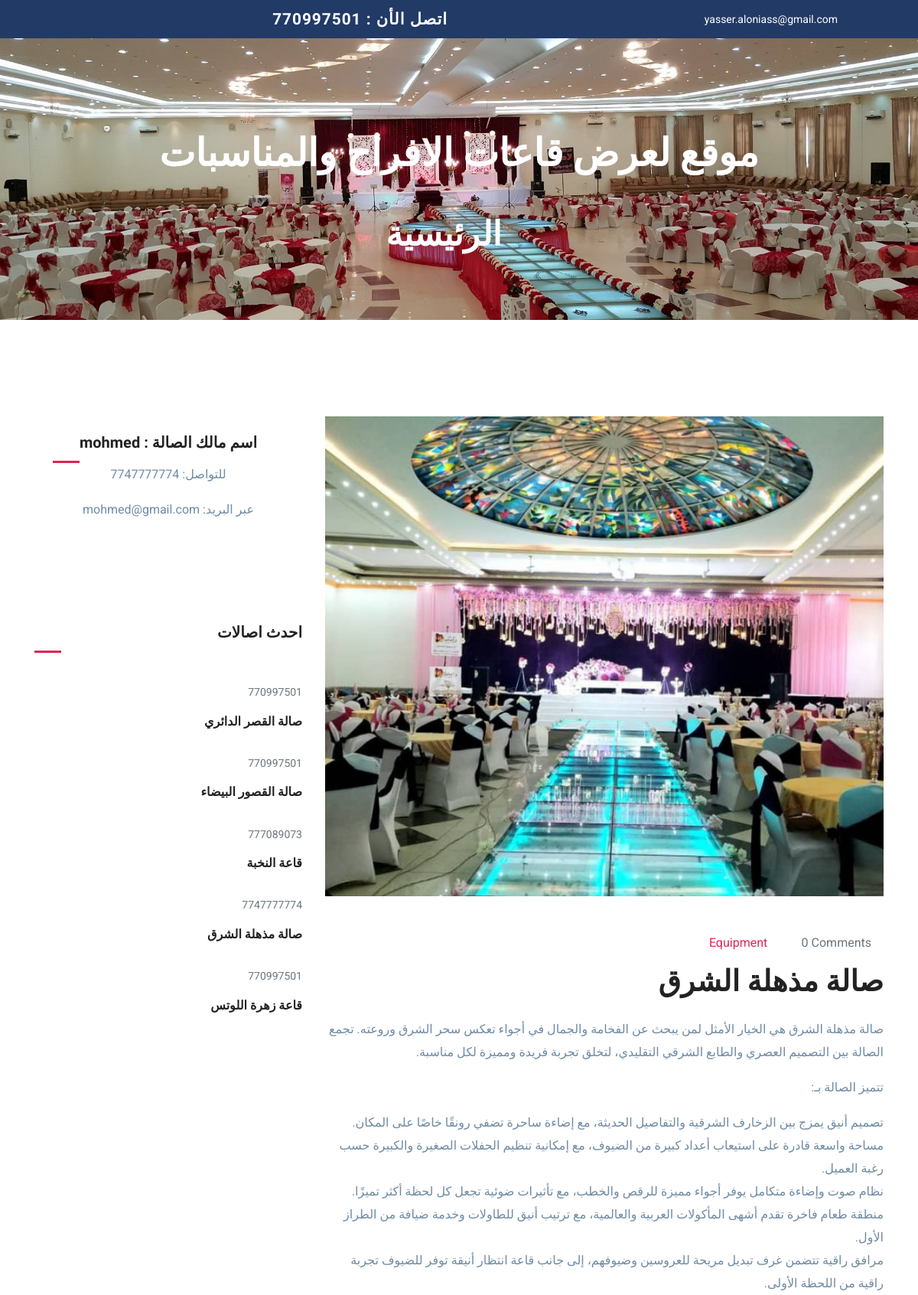
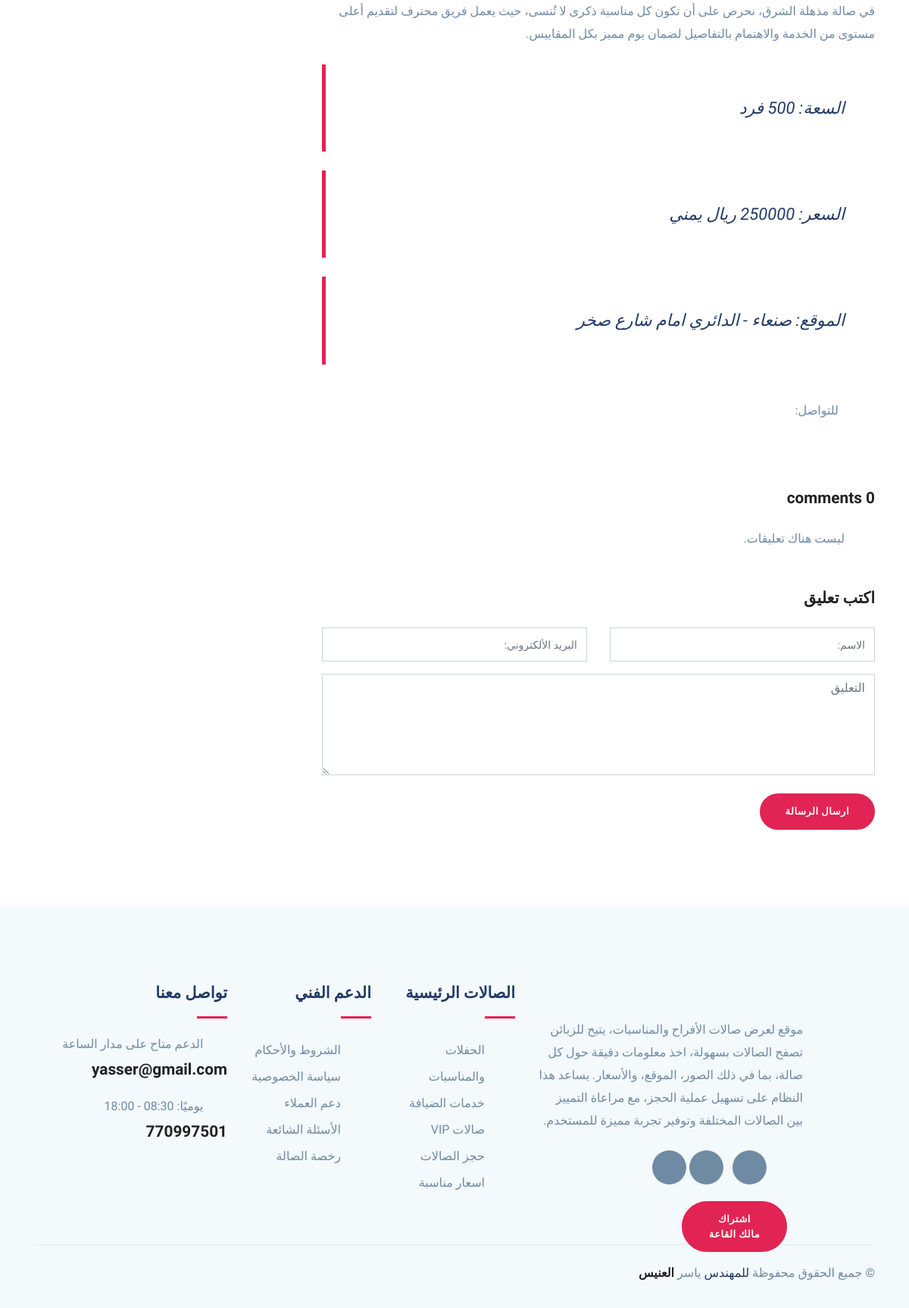
The app's page /5/ with its own data (2 pictures, top to bottom).
### Halls/models.py (models this page shows, shortened)
class Halls(models.Model):
    client = models.ForeignKey(Client, on_delete=models.CASCADE, related_name='halls')
    name = models.CharField(max_length=250)
    capacity = models.IntegerField()
    price = models.IntegerField()
    address = models.CharField(max_length=100)
    slug = models.SlugField(max_length=250, unique=True)
    body = models.TextField(default='Default Text', blank=True)
    photo = models.ImageField(upload_to='images/%Y', blank=True, null=True)
    active = models.BooleanField(default=False)
    created = models.DateTimeField(default=timezone.now)

class Client(models.Model):
    name = models.CharField(max_length=250)
    phone = models.CharField(max_length=15)
    email = models.EmailField(unique=True)
    password = models.CharField(max_length=180)

### Halls/views.py (the view)
# urls.py: path('<slug:slug>/', views.halls_detail, name='halls_detail'),
def halls_detail(request, slug):
    halls = get_object_or_404(Halls, slug=slug)
    shar = halls.shar.filter(active=True)
    form = SharForm()
    sidebar_halls = Halls.objects.filter(active=True).order_by('-created')[:5]
    return render(request, 'halls/post/detail.html', {
        'halls': halls,
        'shar': shar,
        'form': form,
        'sidebar_halls': sidebar_halls,
    })

### Halls/forms.py
class SharForm(forms.ModelForm):
    class Meta:
        model = Shar
        fields = ['name', 'email', 'body']

### Halls/templates/halls/post/detail.html (shortened to what this page needs)
{% extends "halls/base.html" %}
{% block content %}
<section class="section blog-wrap">
    <div class="container">
        <div class="row">
            <div class="col-lg-8">
                <div class="row">
                    <div class="col-lg-12 mb-5">
                        <div class="single-blog-item">
                            <br>
                            <div class="blog-thumb">
                                {% if halls.photo %}
                                    <img src="{{ halls.photo.url }}" alt="{{ halls.name }}" class="img-fluid">
                                {% endif %}
                            </div>
                            <div class="blog-item-content mt-5">
                                <div class="blog-item-meta mb-3">
                                    <span class="text-color-2 text-capitalize mr-3"><i class="icofont-book-mark mr-2"></i> Equipment</span>
                                    <span class="text-muted text-capitalize mr-3"><i class="icofont-comment mr-2"></i>
                                        {% with shar.count as total_shar %}
                                            {{ total_shar }} comment{{ total_shar|pluralize }}
                                        {% endwith %}
                                    </span>
                                </div>
                                <h2 class="mb-4 text-md">{{ halls.name }}</h2>
                                <p class="lead mb-4">{{ halls.body|linebreaks }}</p>
                                <blockquote class="quote">
                                    السعة: {{ halls.capacity }} فرد
                                </blockquote>
                                <blockquote class="quote">
                                    السعر: {{ halls.price }} ريال يمني
                                </blockquote>
							<blockquote class="quote">
                                الموقع: {{ halls.address }}
							</blockquote>
                                <div class="mt-5 clearfix">
                                    <ul class="float-right list-inline">
                                        <li class="list-inline-item"> للتواصل: </li>
                                        <li class="list-inline-item"><a href="#" target="_blank"><i class="icofont-facebook" aria-hidden="true"></i></a></li>
                                        <li class="list-inline-item"><a href="#" target="_blank"><i class="icofont-twitter" aria-hidden="true"></i></a></li>
                                        <li class="list-inline-item"><a href="#" target="_blank"><i class="icofont-pinterest" aria-hidden="true"></i></a></li>
                                        <li class="list-inline-item"><a href="#" target="_blank"><i class="icofont-linkedin" aria-hidden="true"></i></a></li>
                                    </ul>
                                </div>
                            </div>
                        </div>
                    </div>
                    <div class="col-lg-12">
                        <div class="comment-area mt-4 mb-5">
                            <h4 class="mb-4">
                                {% with shar.count as total_shar %}
                                    {{ total_shar }} comment{{ total_shar|pluralize }}
                                {% endwith %}
                            </h4>
                            <ul class="comment-tree list-unstyled">
                                {% for shar in shar %}
                                    <li>
                                        <div class="comment-area-box">
                                            <div class="comment-info">
                                                <h5 class="mb-1">{{ shar.name }}</h5>
                                                <span>{{ shar.email }}</span>
                                                <span class="date-comm">{{ shar.created|date:"M. d, Y" }}</span>
                                            </div>
                                            <div class="comment-meta mt-2">
                                                <a href="#"><i class="icofont-reply mr-2 text-muted"></i>Reply</a>
                                            </div>
                                            <div class="comment-content mt-3">
                                                <p>{{ shar.body|linebreaks }}</p>
                                            </div>
                                        </div>
                                    </li>
                                {% empty %}
                                    <p>ليست هناك تعليقات.</p>
                                {% endfor %}
                            </ul>
                        </div>
                    </div>
                    <div class="col-lg-12">
                        {% include "halls/post/includes/shar_form.html" %}
                    </div>
                </div>
            </div>
            <div class="col-lg-4">
                <div class="sidebar-wrap">
                    <div class="sidebar-widget card border-0 mb-3">
                        <div class="card-body p-4 text-center">
                            <h5 class="mb-0 mt-4">اسم مالك الصالة : {{ halls.client.name }}</h5>
                                <p>للتواصل: {{ halls.client.phone }}</p>
                                <p>عبر البريد: {{ halls.client.email }}</p>
                            <ul class="list-inline author-socials">
                            </ul>
                        </div>
                    </div>
                    <div class="sidebar-widget latest-post mb-3">
                        <h5>احدث اصالات</h5>
                        {% for hall in sidebar_halls %}
                            {% if hall.active %}
                                <div class="py-2">
                                    <span class="text-sm text-muted">{{ hall.client.phone }}</span>
                                    <h6 class="mt-3 mb-3">
                                        <a href="{% url 'halls:halls_detail' hall.slug %}" class="img-link me-4">
                                            {{ hall.name }}
                                        </a>
                                    </h6>
                                </div>
                            {% endif %}
                        {% endfor %}
                    </div>
                </div>
            </div>
        </div>
    </div>
</section>
{% endblock %}

### Halls/static/css/style.css (style rules this page uses)
html { overflow-x: hidden; }
body { line-height: 1.6; font-family: "Roboto", sans-serif; -webkit-font-smoothing: antialiased; font-size: 16px; color: #6F8BA4; font-weight: 400; }
h1, .h1, h2, .h2, h3, .h3, h4, .h4, h5, .h5, h6, .h6 { font-family: "Exo", sans-serif; font-weight: 700; color: #222; }
h2, .h2 { font-size: 44px; }
h4, .h4 { font-size: 1.3rem; line-height: 30px; }
h5, .h5 { font-size: 1.25rem; }
h6, .h6 { font-size: 1rem; }
p { line-height: 30px; }
.section { padding: 100px 0; }
.text-sm { font-size: 14px; }
.text-md { font-size: 2.25rem; }
a { color: #222; text-decoration: none; transition: all .35s ease; }
.text-color-2 { color: #e12454; }
.blog-item-content h2 { font-weight: 600; font-size: 38px; }
.quote { font-size: 22px; color: #223a66; padding: 40px; font-style: italic; border-left: 5px solid #e12454; margin: 25px 0px; }
.sidebar-widget { margin-bottom: 30px; padding-bottom: 35px; }
.sidebar-widget h5 { margin-bottom: 30px; position: relative; padding-bottom: 15px; }
.sidebar-widget h5:before { position: absolute; content: ""; left: 0px; bottom: 0px; width: 35px; height: 3px; background: #e12454; }

### Halls/static/css/css.css (style rules this page uses)
body { direction: rtl; text-align: right; }

### records on screen
Halls: photo (picture), name "صالة مذهلة الشرق", body "صالة مذهلة الشرق هي الخيار الأمثل لمن يبحث عن الفخامة والجمال في أجواء تعكس سحر الشرق وروعته. تجمع الصالة بين التصميم العصري والطابع الشرقي التقليدي، لتخلق تجربة فريدة ومميزة لكل مناسبة. تتميز الصالة بـ: تصميم أنيق يمزج بين الزخارف الشرقية والتفاصيل الحديثة، مع إضاءة ساحرة تضفي رونقًا خاصًا على المكان. مساحة واسعة قادرة على استيعاب أعداد كبيرة من الضيوف، مع إمكانية تنظيم الحفلات الصغيرة والكبيرة حسب رغبة العميل. نظام صوت وإضاءة متكامل يوفر أجواء مميزة للرقص والخطب، مع تأثيرات ضوئية تجعل كل لحظة أكثر تميزًا. منطقة طعام فاخرة تقدم أشهى المأكولات العربية والعالمية، مع ترتيب أنيق للطاولات وخدمة ضيافة من الطراز الأول. مرافق راقية تتضمن غرف تبديل مريحة للعروسين وضيوفهم، إلى جانب قاعة انتظار أنيقة…", capacity "500", price "250000", address "صنعاء - الدائري امام شارع صخر", client.name "mohmed", client.phone "7747777774", client.email "mohmed@gmail.com"
Halls: client.phone "770997501", name "صالة القصر الدائري"
Halls: client.phone "770997501", name "صالة القصور البيضاء"
Halls: client.phone "777089073", name "قاعة النخبة"
Halls: client.phone "770997501", name "قاعة زهرة اللوتس"

### other values on screen
{{ total_shar }} "0"
